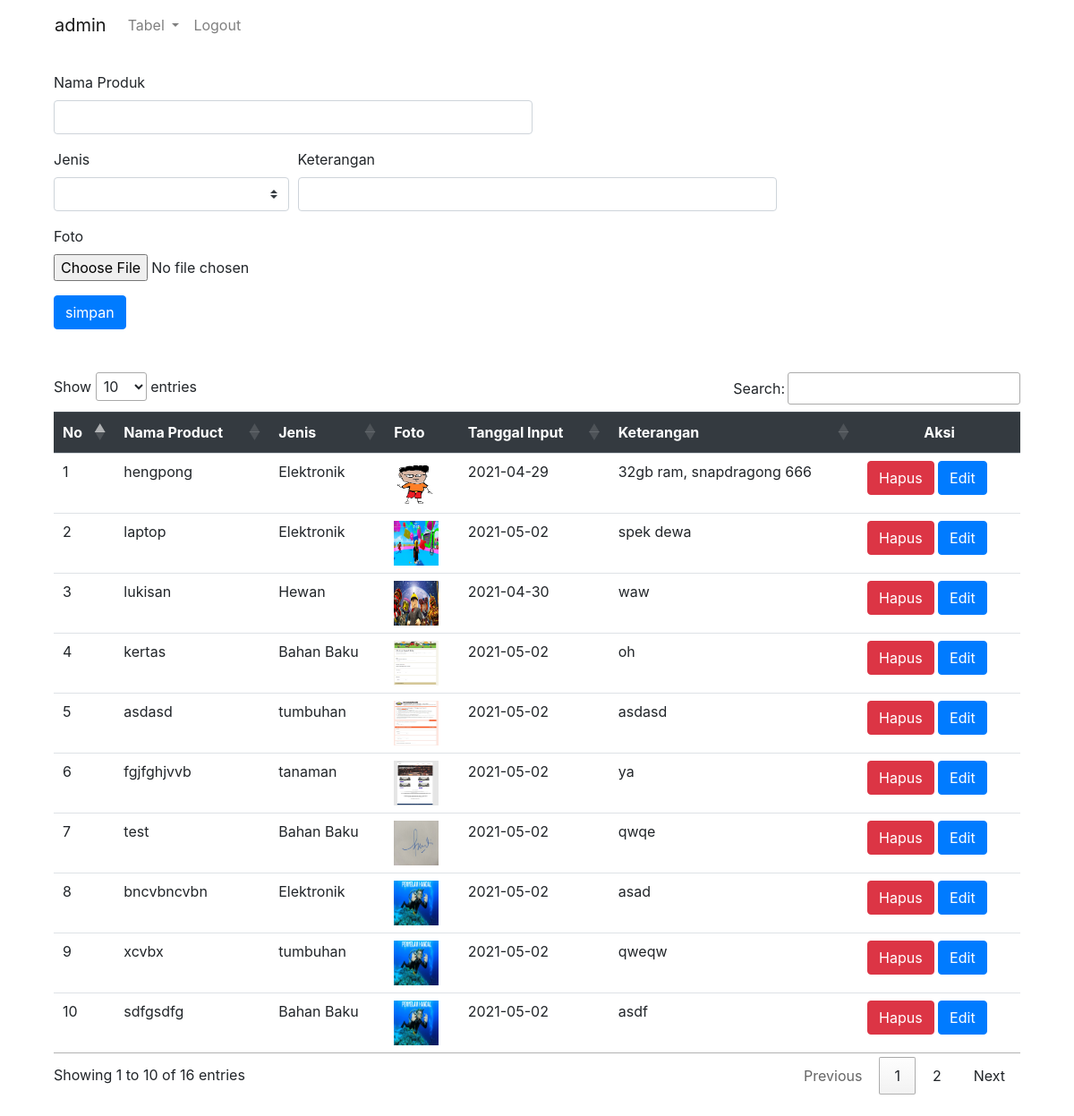
Screenshot of /dashboard.php?menu=product (signed in) with the database file from the repository.
### tables this page shows
CREATE TABLE `product` (
  `productID` int(11) NOT NULL,
  `nama` varchar(100) NOT NULL,
  `jenisID` int(11) NOT NULL,
  `foto` varchar(100) NOT NULL,
  `tglinput` date NOT NULL,
  `ket` varchar(100) NOT NULL
);

CREATE TABLE `jenis` (
  `jenisID` int(11) NOT NULL,
  `jenis` varchar(100) NOT NULL
);

### library/controller.php (called while the page is built, shortened)
<?php
class controller
{
    function tampil($con, $tabel)
    {
        $sql = "SELECT * FROM $tabel";
        $jalan = mysqli_query($con, $sql);
        while ($data = mysqli_fetch_array($jalan))
            $isi[] = $data;
        return @$isi;
    }
}

### product.php (the view, shortened to what this page needs)
<?php
include "config/koneksi.php";
include "library/controller.php";
$go = new controller();
?>
<div class="container">
    <form method="post" enctype="multipart/form-data">
        <table align="center">
            <div class="form-row">
                <div class="col-md-6 mb-3">
                    <label for="validationCustom01">Nama Produk</label>
                    <input type="text" name="product" value="<?php echo @$edit['nama'] ?>" class="form-control" id="validationCustom01" required>
                </div>
            </div>
            <div class="form-row">
                <div class="col-md-3 mb-3">
                    <label for="validationCustom04">Jenis</label>
                    <select name="jenis" class="custom-select" id="validationCustom04" required>
                        <option value="<?php echo $edit['jenisID'] ?>"><?php echo @$edit['jenis'] ?></option>
                        <?php
                        $jenis = $go->tampil($con, "jenis");
                        foreach ($jenis as $r) {
                        ?>
                            <option value="<?php echo $r['jenisID'] ?>"><?php echo $r['jenis'] ?></option>
                        <?php } ?>
                    </select>
                </div>
                <div class="col-md-6 mb-3">
                    <label for="validationCustom03">Keterangan</label>
                    <input type="text" name="ket" class="form-control" id="validationCustom03" value="<?php echo @$edit['ket'] ?>" required>
                </div>
                <div class="col-md-6 mb-3">
                    <label for="validationCustom03">Foto</label>
                    <br>
                    <input type="file" name="foto">
                </div>
            </div>
                    <?php if (@$_GET['id'] == "") { ?>
                        <input type="submit" class="btn btn-primary mb-5" name="simpan" value="simpan">
                    <?php } else { ?>
                        <input type="submit" class="btn btn-primary mb-5" name="ubah" value="ubah">
                    <?php } ?>
        </table>
    </form>
    <table class="table" align="center" id="tb-product">
        <thead class="thead-dark">
            <tr>
                <th>No</th>
                <th>Nama Product</th>
                <th>Jenis</th>
                <th>Foto</th>
                <th>Tanggal Input</th>
                <th>Keterangan</th>
                <th class="text-center">Aksi</th>
            </tr>
        </thead>
        <tbody>
            <?php
            $no = 0;
            $sql = "SELECT product .*, jenis FROM product
        INNER JOIN jenis on product.jenisID = jenis.jenisID";
            $jalan = mysqli_query($con, $sql);
            while ($r = mysqli_fetch_assoc($jalan)) {
                $no++
            ?>
                <tr>
                    <td><?php echo $no ?></td>
                    <td><?php echo $r['nama'] ?></td>
                    <td><?php echo $r['jenis'] ?></td>
                    <td><img src="foto/<?php echo $r['foto'] ?>" width="50" height="50"></td>
                    <td><?php echo $r['tglinput'] ?></td>
                    <td><?php echo $r['ket'] ?></td>
                    <td>
                        <a href="?menu=product&hapus&id=<?php echo $r['productID'] ?>" class="btn btn-danger" onclick="return confirm('Apakah Anda Yakin Ingin Menghapus?')">Hapus</a>
                        <a href="?menu=product&edit&id=<?php echo $r['productID'] ?>" class="btn btn-primary">Edit</a>
                    </td>
                </tr>
            <?php  } ?>
        </tbody>
    </table>
</div>

### dashboard.php (shortened to what this page needs)
<!doctype html>
<html lang="en">
<head>
    <link rel="stylesheet" href="https://cdn.jsdelivr.net/npm/bootstrap@4.6.0/dist/css/bootstrap.min.css">
    <link rel="stylesheet" href="//cdn.datatables.net/1.10.24/css/jquery.dataTables.min.css">
</head>
<body>
    <div class="container">
        <nav class="navbar navbar-expand-lg navbar-light ">
            <a class="navbar-brand" href="#"><?php echo $_SESSION['user']; ?></a>
            <div class="collapse navbar-collapse" id="navbarSupportedContent">
                <ul class="navbar-nav mr-auto">
                    <li class="nav-item dropdown">
                        <a class="nav-link dropdown-toggle" href="#" id="navbarDropdown" role="button" data-toggle="dropdown" aria-haspopup="true" aria-expanded="false">
                            Tabel
                        </a>
                    </li>
                    <li class="nav-item">
                        <a class="nav-link" href="logout.php">Logout</a>
                    </li>
                </ul>
            </div>
        </nav>
        <br>
        <div>
            <?php
            switch (@$_GET['menu']) {
                case 'product';
                    include 'product.php';
                    break;
            }
            ?>
        </div>
    </div>
    <br>
</body>
</html>

### rows the page displays
product: nama "hengpong", jenisID.jenis "Elektronik", foto (picture), tglinput "2021-04-29", ket "32gb ram, snapdragong 666"
product: nama "laptop", jenisID.jenis "Elektronik", foto (picture), tglinput "2021-05-02", ket "spek dewa"
product: nama "lukisan", jenisID.jenis "Hewan", foto (picture), tglinput "2021-04-30", ket "waw"
product: nama "kertas", jenisID.jenis "Bahan Baku", foto (picture), tglinput "2021-05-02", ket "oh"
product: nama "asdasd", jenisID.jenis "tumbuhan", foto (picture), tglinput "2021-05-02", ket "asdasd"
product: nama "fgjfghjvvb", jenisID.jenis "tanaman", foto (picture), tglinput "2021-05-02", ket "ya"
product: nama "test", jenisID.jenis "Bahan Baku", foto (picture), tglinput "2021-05-02", ket "qwqe"
product: nama "bncvbncvbn", jenisID.jenis "Elektronik", foto (picture), tglinput "2021-05-02", ket "asad"
product: nama "xcvbx", jenisID.jenis "tumbuhan", foto (picture), tglinput "2021-05-02", ket "qweqw"
product: nama "sdfgsdfg", jenisID.jenis "Bahan Baku", foto (picture), tglinput "2021-05-02", ket "asdf"

### other values shown
$_SESSION['user'] "admin"
